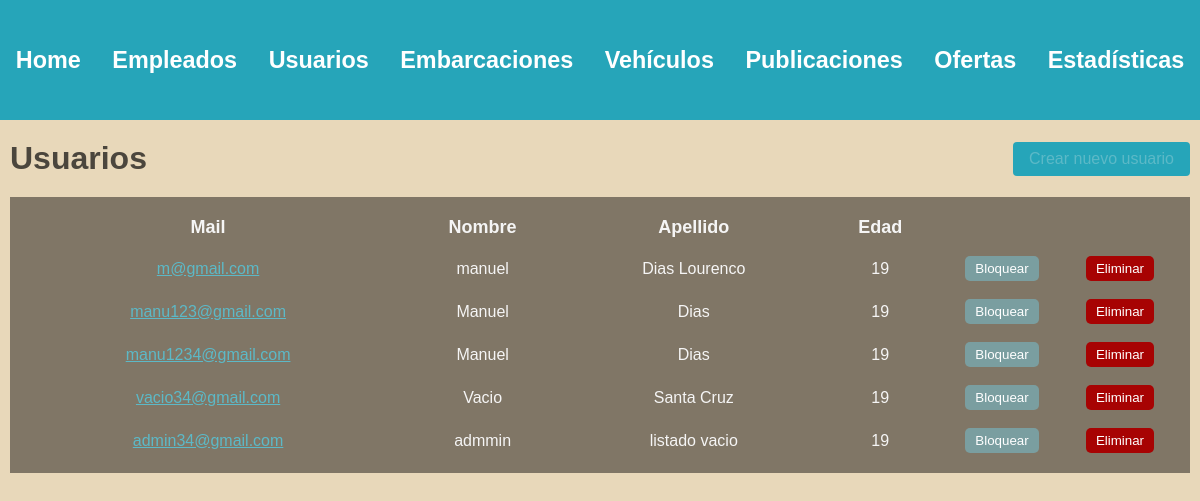
Page /administracion/usuarios/ (signed in) on the earlier database version.
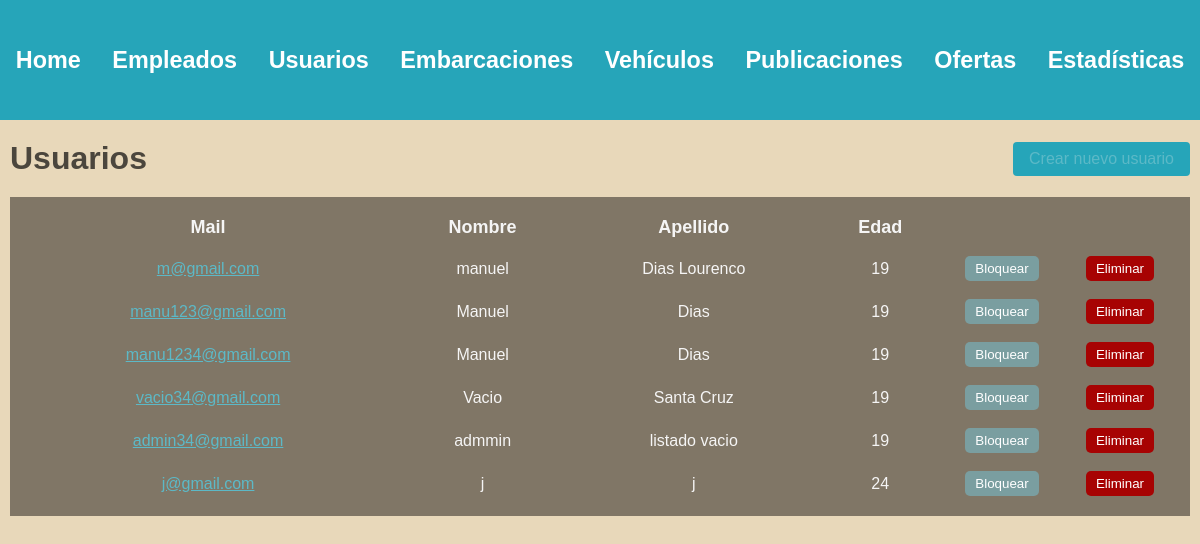
Same page on the later database version.
### usuarios/models.py (models this page shows, shortened)
class Usuario(AbstractBaseUser, PermissionsMixin):
    nombre = models.CharField(max_length=50)
    apellido = models.CharField(max_length=50)
    fecha_nacimiento = models.DateField()
    telefono = models.CharField(max_length=13)
    mail = models.EmailField(max_length=50, unique=True)
    password = models.CharField(max_length=128)
    is_staff= models.BooleanField(default=False)
    is_blocked= models.BooleanField(default=False)
    USERNAME_FIELD = 'mail'
    REQUIRED_FIELDS = ['nombre', 'apellido', 'fecha_nacimiento', 'telefono']

### administrador/views.py (the view)
# urls.py: path('', include('usuarios.urls')),
@login_required(login_url=reverse_lazy('home'))
def usuarios(request):
    user = request.user
    if not user.is_superuser:
        return redirect('home')
    usuarios = Usuario.objects.filter(is_staff=False)
    for usuario in usuarios:
        usuario.edad = calcular_edad(usuario.fecha_nacimiento)
    return render(request, 'users.html', {
        'usuarios' : usuarios
    })

### administrador/backend.py (called while the page is built)
def calcular_edad(fecha_nacimiento):
    fecha_actual = datetime.now()
    edad = fecha_actual.year - fecha_nacimiento.year - ((fecha_actual.month, fecha_actual.day) < (fecha_nacimiento.month, fecha_nacimiento.day))
    return edad

### autenticacion/backend.py (called while the page is built)
    def get_user(self, user_id):
        UserModel = get_user_model()
        try:
            return UserModel.objects.get(pk=user_id)
        except UserModel.DoesNotExist:
            return None

### administrador/templates/users.html (shortened to what this page needs)
{% extends 'layouts/navbar.html' %}
{% block content %}
<div class="header">
    <h1>Usuarios</h1>
    <a href="{% url 'crear usuario' %}" class="btn btn-primary">Crear nuevo usuario</a>
</div>
{% if usuarios %}
    <table>
        <thead>
            <tr>
                <th>Mail</th>
                <th>Nombre</th>
                <th>Apellido</th>
                <th>Edad</th>
                <th></th>
                <th></th>
            </tr>
        </thead>
        <tbody>
            {% for usuario in usuarios %}
                <tr>
                    <td>
                        <a href="{% url 'ver perfil' usuario.id %}"> {{usuario.mail}} </a>
                    </td>
                    <td>{{usuario.nombre}}</td>
                    <td>{{usuario.apellido}}</td>
                    <td>{{usuario.edad}}</td>
                    <td>
                        {% if usuario.is_blocked %}
                            <form action="{% url 'desbloquear usuario' %}" method="post">
                                {% csrf_token %}
                                <input type="hidden" name="usuario_id" value="{{ usuario.id }}">
                                <button type="submit" class="btn-block">Desbloquear</button>
                            </form>
                        {% else %}
                            <form action="{% url 'bloquear usuario' %}" method="post">
                                <button type="submit" class="btn-block">Bloquear</button>
                            </form>
                        {% endif %}
                    </td>
                    <td>
                        <button class="btn-delete">Eliminar</button>
                    </td>
                </tr>
            {% endfor %}
        </tbody>
    </table>
{% else %}
    <h3>No existen usuarios en la plataforma.</h3>
{% endif %}
{% endblock %}

Differences in the rows shown:
added Usuario: mail "j@gmail.com", nombre "j", apellido "j", edad "24"
